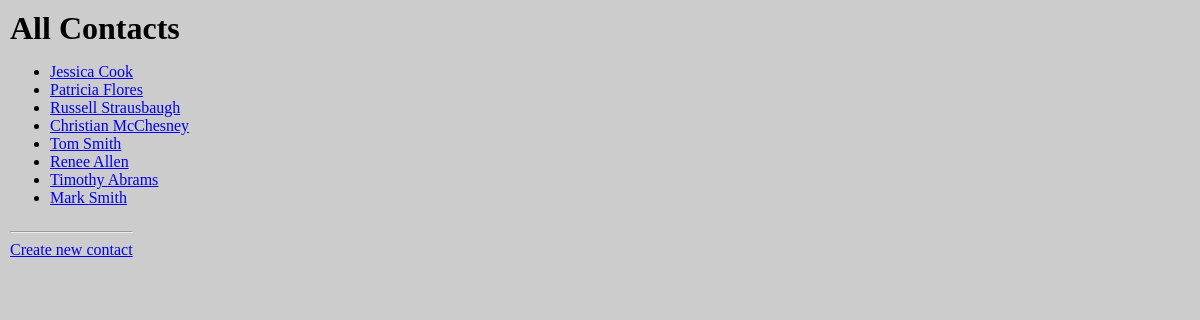
The page /contactsApp/ on the database its author committed.
### contactsApp/models.py (models this page shows, shortened)
class Contact(models.Model):
    first_name = models.CharField(max_length=200)
    last_name = models.CharField(max_length=200)
    birthday = models.DateField()
    phone_number = models.CharField(max_length=200)
    is_cell = models.BooleanField()

### contactsApp/views.py (the view)
# urls.py: path('', views.index, name='index'),
def index(request):
    contacts_list = Contact.objects.order_by('id')
    context = {'contacts_list': contacts_list}
    return render(request, 'contactsApp/index.html', context)

### contactsApp/templates/contactsApp/index.html (shortened to what this page needs)
<!DOCTYPE html>
<html lang="en" dir="ltr">
  <head>
  </head>
  <body>
    <div id="container">
      <h1>All Contacts</h1>
      {% if contacts_list %}
        <ul>
          {% for contact in contacts_list %}
            <li><a href="/contactsApp/{{contact.id}}/">{{contact.first_name}} {{contact.last_name}}</a></li>
          {% endfor %}
        </ul>
      {% else %}
        <p>No contacts are available.</p>
      {% endif %}
      <div><hr/><a href="/contactsApp/create/">Create new contact</a></div>
    </div>
  </body>
</html>

### contactsApp/templates/contactsApp/index.html (style rules this page uses)
html, body { box-sizing: border-box; height: 100%; margin: 0; min-height: 100%; padding: 0; width: 100%; }
#container { background-color: #CCC; padding: 10px; height: 100%; display: flex; align-items: flex-start; flex-direction: column; justify-content: flex-start; }
#container > h1 { margin: 0; }

### rows shown on the page
Contact: first_name "Jessica", last_name "Cook"
Contact: first_name "Patricia", last_name "Flores"
Contact: first_name "Russell", last_name "Strausbaugh"
Contact: first_name "Christian", last_name "McChesney"
Contact: first_name "Tom", last_name "Smith"
Contact: first_name "Renee", last_name "Allen"
Contact: first_name "Timothy", last_name "Abrams"
Contact: first_name "Mark", last_name "Smith"
